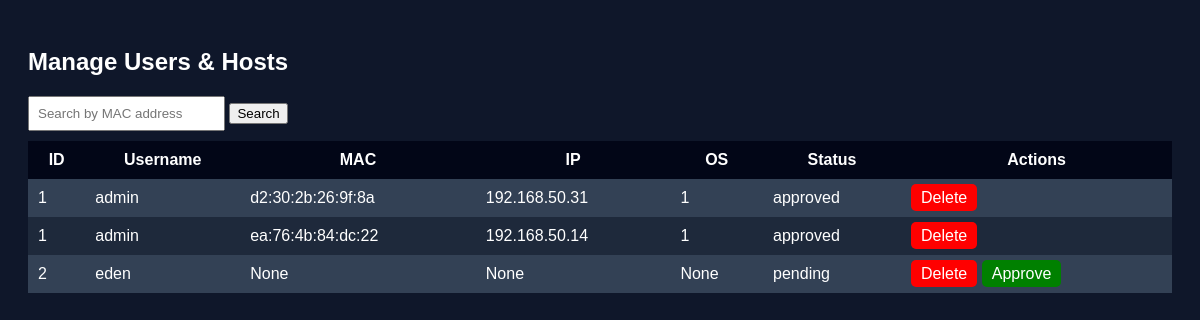
The app's page /users (signed in) with its own data.
### tables this page shows
CREATE TABLE users (
    id INTEGER PRIMARY KEY AUTOINCREMENT,
    username TEXT UNIQUE NOT NULL,
    password TEXT NOT NULL,
    role TEXT NOT NULL DEFAULT 'user',
    status TEXT NOT NULL DEFAULT 'pending'
);

CREATE TABLE devices (
    id INTEGER PRIMARY KEY AUTOINCREMENT,
    mac TEXT UNIQUE NOT NULL,
    ip TEXT,
    username TEXT,
    authenticated INTEGER DEFAULT 0,
    last_seen TIMESTAMP DEFAULT CURRENT_TIMESTAMP
);

### app.py (the view)
@app.route("/users")
def users():
    if "admin" not in session:
        return redirect("/admin")
    conn = db()
    c = conn.cursor()
    c.execute(
        """
        SELECT
            u.id,
            u.username,
            u.role,
            d.mac,
            d.ip,
            d.authenticated,
            u.status
        FROM users u

        LEFT JOIN devices d

        ON u.username=d.username

        ORDER BY u.id
        """
    )
    users = c.fetchall()
    conn.close()
    return render_template(
        "admin/users.html",
        users=users
    )

### app.py (called while the page is built)
def db():
    return sqlite3.connect("database.db")

### templates/admin/users.html (shortened to what this page needs)
<!DOCTYPE html>
<html>
<head>
</head>
<body>
<h2>Manage Users & Hosts</h2>
<form method="GET">
    <input type="text" name="mac" placeholder="Search by MAC address">
    <button type="submit">Search</button>
</form>
<table>
<tr>
    <th>ID</th>
    <th>Username</th>
    <th>MAC</th>
    <th>IP</th>
    <th>OS</th>
    <th>Status</th>
    <th>Actions</th>
</tr>
{% for u in users %}
<tr>
    <td>{{ u[0] }}</td>
    <td>{{ u[1] }}</td>
    <td>{{ u[3] }}</td>
    <td>{{ u[4] }}</td>
    <td>{{ u[5] }}</td>
    <td>{{ u[6] }}</td>
    <td>
        <a class="btn delete" href="/delete_user/{{ u[0] }}">Delete</a>
        {% if u[6] != 'approved' %}
        <a class="btn approve" href="/approve_user/{{ u[0] }}">Approve</a>
        {% endif %}
    </td>
</tr>
{% endfor %}
</table>
</body>
</html>

### templates/admin/users.html (style rules this page uses)
body { background: #0f172a; color: white; font-family: Arial; padding: 20px; }
input { padding: 8px; margin-bottom: 10px; }
table { width: 100%; border-collapse: collapse; background: #1e293b; }
th, td { padding: 10px; }
th { background: #020617; }
tr:nth-child(even) { background: #334155; }
.btn { padding: 5px 10px; text-decoration: none; color: white; border-radius: 5px; }
.delete { background: red; }
.approve { background: green; }

### records on screen
users: id "1", username "admin", mac "d2:30:2b:26:9f:8a", ip "192.168.50.31", authenticated "1", status "approved", mac "ea:76:4b:84:dc:22", ip "192.168.50.14"
users: id "2", username "eden", u "None", status "pending"
